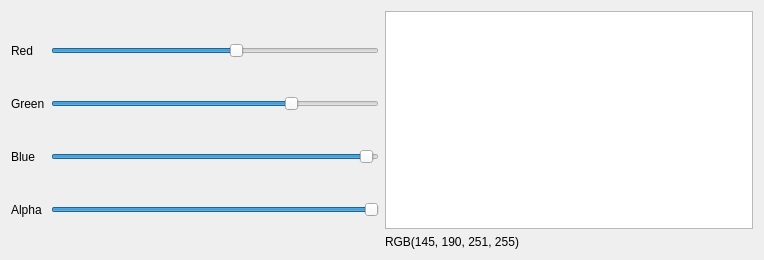
<?xml version="1.0" encoding="UTF-8"?>
<ui version="4.0">
 <class>ExQSlider</class>
 <widget class="QWidget" name="ExQSlider">
  <property name="geometry">
   <rect>
    <x>0</x>
    <y>0</y>
    <width>764</width>
    <height>260</height>
   </rect>
  </property>
  <property name="windowTitle">
   <string>Form</string>
  </property>
  <layout class="QGridLayout" name="gridLayout_2">
   <item row="0" column="0">
    <layout class="QGridLayout" name="gridLayout">
     <item row="1" column="0">
      <widget class="QLabel" name="labGreen">
       <property name="text">
        <string>Green</string>
       </property>
      </widget>
     </item>
     <item row="2" column="0">
      <widget class="QLabel" name="labBlue">
       <property name="text">
        <string>Blue</string>
       </property>
      </widget>
     </item>
     <item row="1" column="1">
      <widget class="QSlider" name="sliderGreen">
       <property name="maximum">
        <number>255</number>
       </property>
       <property name="value">
        <number>190</number>
       </property>
       <property name="orientation">
        <enum>Qt::Horizontal</enum>
       </property>
      </widget>
     </item>
     <item row="2" column="1">
      <widget class="QSlider" name="sliderBlue">
       <property name="maximum">
        <number>255</number>
       </property>
       <property name="value">
        <number>251</number>
       </property>
       <property name="orientation">
        <enum>Qt::Horizontal</enum>
       </property>
      </widget>
     </item>
     <item row="0" column="0">
      <widget class="QLabel" name="labRed">
       <property name="text">
        <string>Red</string>
       </property>
      </widget>
     </item>
     <item row="0" column="1">
      <widget class="QSlider" name="sliderRed">
       <property name="maximum">
        <number>255</number>
       </property>
       <property name="value">
        <number>145</number>
       </property>
       <property name="orientation">
        <enum>Qt::Horizontal</enum>
       </property>
      </widget>
     </item>
     <item row="3" column="0">
      <widget class="QLabel" name="labAlpha">
       <property name="text">
        <string>Alpha</string>
       </property>
      </widget>
     </item>
     <item row="3" column="1">
      <widget class="QSlider" name="sliderAlpha">
       <property name="maximum">
        <number>255</number>
       </property>
       <property name="value">
        <number>255</number>
       </property>
       <property name="sliderPosition">
        <number>255</number>
       </property>
       <property name="orientation">
        <enum>Qt::Horizontal</enum>
       </property>
      </widget>
     </item>
    </layout>
   </item>
   <item row="0" column="1">
    <layout class="QVBoxLayout" name="verticalLayout">
     <item>
      <widget class="QTextEdit" name="textColour"/>
     </item>
     <item>
      <widget class="QLabel" name="labRgbVal">
       <property name="text">
        <string>RGB(145, 190, 251, 255)</string>
       </property>
      </widget>
     </item>
    </layout>
   </item>
  </layout>
 </widget>
 <resources/>
 <connections/>
</ui>
